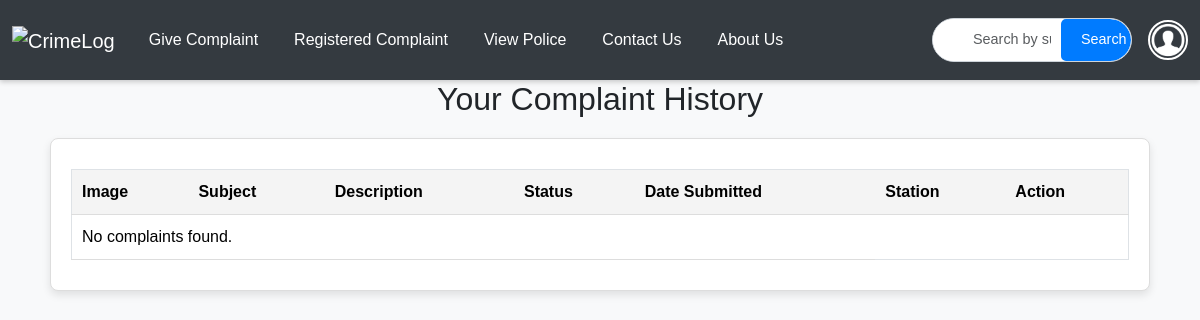
The app's page /userhistory/ (signed in), older data.
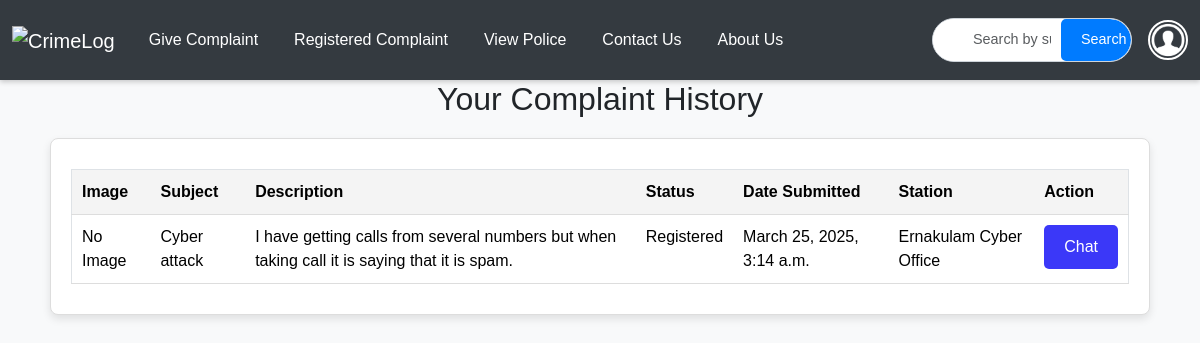
The same page, newer data.
### app/models.py (models this page shows, shortened)
class Complaint(models.Model):
    user = models.ForeignKey(User, on_delete=models.CASCADE)
    police = models.ForeignKey(Police, on_delete=models.CASCADE)
    subject = models.CharField(max_length=255)
    description = models.TextField()
    image = models.ImageField(upload_to='complaint_images/', null=True, blank=True)  # New Image Field
    status = models.CharField(max_length=50, choices=[('Pending', 'Pending'), ('Registered', 'Registered'), ('Resolved', 'Resolved')], default='Pending')
    created_at = models.DateTimeField(auto_now_add=True)
    registered_at = models.DateTimeField(null=True, blank=True)  # Optional

class Police(models.Model):
    Email = models.EmailField(unique=True)
    name = models.TextField()
    phonenumber = models.IntegerField()
    password = models.TextField()
    location= models.TextField()

### app/views.py (the view)
# urls.py: path('userhistory/',views.userhistory, name='userhistory'),
def userhistory(req):
    if 'user' in req.session:
        user = get_user(req)
        query = req.POST.get('query', '')  # Get the search query from the POST request
        if query:
            complaints = Complaint.objects.filter(
                user=user
            ).filter(
                Q(subject__icontains=query) | Q(description__icontains=query)
            ).order_by('-created_at')
        else:
            complaints = Complaint.objects.filter(user=user).order_by('-created_at')
        return render(req, 'user/user_history.html', {'complaints': complaints, 'query': query})
    else:
        return redirect(login)

### app/views.py (called while the page is built)
def get_user(req):
    data=User.objects.get(Email=req.session['user'])
    return data

### templates/user/user_history.html (shortened to what this page needs)
<!DOCTYPE html>
<html lang="en">
<head>
    <link href="https://cdn.jsdelivr.net/npm/bootstrap@5.3.3/dist/css/bootstrap.min.css" rel="stylesheet">
    <link href="https://cdn.jsdelivr.net/npm/bootstrap-icons/font/bootstrap-icons.css" rel="stylesheet">
</head>
<body>
    <nav id="nav" class="navbar navbar-expand-lg navbar-dark sticky-top">
        <div class="container-fluid">
            <a class="navbar-brand" href="../userhome">
                <img id="logo" src="../static/images/complaints-text-on-red-round-grungy-texture-stamp-2HEHM9A.jpg" alt="CrimeLog">
            </a>
            <div class="collapse navbar-collapse" id="mynavbar">
                <ul class="navbar-nav me-auto">
                    <li class="nav-item">
                        <a class="nav-link" href="../submit_complaint">Give Complaint</a>
                    </li>
                    <li class="nav-item">
                        <a class="nav-link" href="../userhistory">Registered Complaint</a>
                    </li>
                    <li class="nav-item">
                        <a class="nav-link" href="../viewpolices">View Police</a>
                    </li>
                    <li class="nav-item">
                        <a class="nav-link" href="../contactus">Contact Us</a>
                    </li>
                    <li class="nav-item">
                        <a class="nav-link" href="../about">About Us</a>
                    </li>
                </ul>
                <div class="search-bar">
                    <form method="post" action="{% url 'userhistory' %}">
                        <div class="search-input-group">
                            <input class="form-control" type="text" name="query" placeholder="Search by subject or description..." value="{{ query|default:'' }}">
                            <button class="btn btn-primary" id="srch-btn" type="submit">Search</button>
                        </div>
                    </form>
                </div>
                <div class="dropdown ms-3">
                    <button class="btn btn-link dropdown p-0 border-0" type="button" id="profileDropdown" data-bs-toggle="dropdown" aria-expanded="false">
                        <img src="../static/images/profile.png" alt="Profile" class="profile-img">
                    </button>
                </div>
            </div>
        </div>
    </nav>
    <h2 id="h2">Your Complaint History</h2>
    <div class="card">
        <table border="1" class="table">
            <thead>
                <tr>
                    <th>Image</th>
                    <th>Subject</th>
                    <th>Description</th>
                    <th>Status</th>
                    <th>Date Submitted</th>
                    <th>Station</th>
                    <th>Action</th>
                </tr>
            </thead>
            <tbody>
                {% for complaint in complaints %}
                <tr>
                    <td>
                        {% if complaint.image %}
                            <img src="{{ complaint.image.url }}" alt="Complaint Image" width="50">
                        {% else %}
                            No Image
                        {% endif %}
                    </td>
                    <td>{{ complaint.subject }}</td>
                    <td>{{ complaint.description }}</td>
                    <td>{{ complaint.status }}</td>
                    <td>{{ complaint.created_at }}</td>
                    <td>{{complaint.police.name}}</td>
                    <td><a id="btn" href="../chat/{{complaint.pk}}">Chat</a></td>
                </tr>
                {% empty %}
                <tr>
                    <td colspan="5">No complaints found.</td>
                </tr>
                {% endfor %}
            </tbody>
        </table>
    </div>
</body>
</html>

Row changes from the older to the newer data that the page shows:
added Complaint: shows "No Image", subject "Cyber attack", description "I have getting calls from several numbers but when taking call it is saying that it is spam.", status "Registered", created_at "March 25, 2025, 3:14 a.m.", police.name "Ernakulam Cyber Office"
Text that changed along with them:
text no longer shown: "No complaints found."
